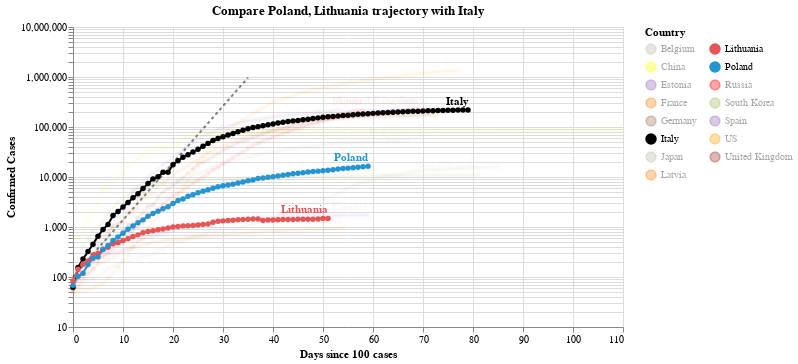

Source (notebook cell):
### Code cell
#hide_input
chart2 = make_since_chart(dff2, ['Poland', 'Lithuania'], baseline_countries)
chart2

### Figure 1 — Vega-Lite specification as saved in the notebook (floating-point values rounded to 4 significant figures; data arrays with more than 128 entries replaced by an {"elided": "..."} marker saying what was removed)
{"config": {"view": {"continuousWidth": 400, "continuousHeight": 300}}, "layer": [{"data": {"name": "data-628230001892d6798b50651be41d1b3e"}, "mark": {"type": "line", "color": "black", "opacity": 0.5, "strokeDash": [3, 3]}, "encoding": {"x": {"type": "quantitative", "field": "Days since 100 cases"}, "y": {"type": "quantitative", "field": "Confirmed Cases"}}}, {"data": {"name": "data-e0f92baa89d988217d20efdc2629ce48"}, "mark": {"type": "line", "point": true}, "encoding": {"color": {"type": "nominal", "field": "Country", "legend": {"columns": 2}, "scale": {"domain": ["Belgium", "China", "Estonia", "France", "Germany", "Italy", "Japan", "Latvia", "Lithuania", "Poland", "Russia", "South Korea", "Spain", "US", "United Kingdom"], "range": ["#C1B7AD", "yellow", "#9467bd", "#F58518", "#9D755D", "black", "#C1B7AD", "#F58518", "#E45756", "#2495D3", "red", "#A1BA59", "#9467bd", "orange", "brown"]}}, "opacity": {"condition": {"value": 1, "selection": "selector010"}, "value": 0.05}, "tooltip": [{"type": "nominal", "field": "Country"}, {"type": "temporal", "field": "Date"}, {"type": "quantitative", "field": "Confirmed Cases"}, {"type": "quantitative", "field": "Days since 100 cases"}], "x": {"type": "quantitative", "field": "Days since 100 cases"}, "y": {"type": "quantitative", "field": "Confirmed Cases", "scale": {"type": "log"}}}, "selection": {"selector010": {"type": "multi", "fields": ["Country"], "bind": "legend", "init": [{"Country": "Poland"}, {"Country": "Lithuania"}, {"Country": "Italy"}]}}, "width": 550}, {"data": {"name": "data-e0f92baa89d988217d20efdc2629ce48"}, "mark": {"type": "text", "align": "right", "dy": -8, "fontWeight": "bold"}, "encoding": {"color": {"type": "nominal", "field": "Country", "legend": {"columns": 2}, "scale": {"domain": ["Belgium", "China", "Estonia", "France", "Germany", "Italy", "Japan", "Latvia", "Lithuania", "Poland", "Russia", "South Korea", "Spain", "US", "United Kingdom"], "range": ["#C1B7AD", "yellow", "#9467bd", "#F58518", "#9D755D", "black", "#C1B7AD", "#F58518", "#E45756", "#2495D3", "red", "#A1BA59", "#9467bd", "orange", "brown"]}}, "opacity": {"condition": {"value": 1, "selection": "selector010"}, "value": 0.05}, "text": {"type": "nominal", "field": "Country"}, "tooltip": [{"type": "nominal", "field": "Country"}, {"type": "temporal", "field": "Date"}, {"type": "quantitative", "field": "Confirmed Cases"}, {"type": "quantitative", "field": "Days since 100 cases"}], "x": {"type": "quantitative", "field": "Days since 100 cases"}, "y": {"type": "quantitative", "field": "Confirmed Cases", "scale": {"type": "log"}}}, "transform": [{"filter": "(datum['Date'] >= 1589155200000)"}], "width": 550}], "title": "Compare Poland, Lithuania trajectory with Italy", "$schema": "https://vega.github.io/schema/vega-lite/v4.0.2.json", "datasets": {"data-628230001892d6798b50651be41d1b3e": [{"Days since 100 cases": 0, "Confirmed Cases": 100.0}, {"Days since 100 cases": 1, "Confirmed Cases": 130.0}, {"Days since 100 cases": 2, "Confirmed Cases": 169.0}, {"Days since 100 cases": 3, "Confirmed Cases": 219.7}, {"Days since 100 cases": 4, "Confirmed Cases": 285.6}, {"Days since 100 cases": 5, "Confirmed Cases": 371.3}, {"Days since 100 cases": 6, "Confirmed Cases": 482.7}, {"Days since 100 cases": 7, "Confirmed Cases": 627.5}, {"Days since 100 cases": 8, "Confirmed Cases": 815.7}, {"Days since 100 cases": 9, "Confirmed Cases": 1060.0}, {"Days since 100 cases": 10, "Confirmed Cases": 1379.0}, {"Days since 100 cases": 11, "Confirmed Cases": 1792.0}, {"Days since 100 cases": 12, "Confirmed Cases": 2330.0}, {"Days since 100 cases": 13, "Confirmed Cases": 3029.0}, {"Days since 100 cases": 14, "Confirmed Cases": 3937.0}, {"Days since 100 cases": 15, "Confirmed Cases": 5119.0}, {"Days since 100 cases": 16, "Confirmed Cases": 6654.0}, {"Days since 100 cases": 17, "Confirmed Cases": 8650.0}, {"Days since 100 cases": 18, "Confirmed Cases": 11250.0}, {"Days since 100 cases": 19, "Confirmed Cases": 14620.0}, {"Days since 100 cases": 20, "Confirmed Cases": 19000.0}, {"Days since 100 cases": 21, "Confirmed Cases": 24710.0}, {"Days since 100 cases": 22, "Confirmed Cases": 32120.0}, {"Days since 100 cases": 23, "Confirmed Cases": 41750.0}, {"Days since 100 cases": 24, "Confirmed Cases": 54280.0}, {"Days since 100 cases": 25, "Confirmed Cases": 70560.0}, {"Days since 100 cases": 26, "Confirmed Cases": 91730.0}, {"Days since 100 cases": 27, "Confirmed Cases": 119300.0}, {"Days since 100 cases": 28, "Confirmed Cases": 155000.0}, {"Days since 100 cases": 29, "Confirmed Cases": 201500.0}, {"Days since 100 cases": 30, "Confirmed Cases": 262000.0}, {"Days since 100 cases": 31, "Confirmed Cases": 340600.0}, {"Days since 100 cases": 32, "Confirmed Cases": 442800.0}, {"Days since 100 cases": 33, "Confirmed Cases": 575600.0}, {"Days since 100 cases": 34, "Confirmed Cases": 748300.0}, {"Days since 100 cases": 35, "Confirmed Cases": 972800.0}], "data-e0f92baa89d988217d20efdc2629ce48": {"elided": "1080 records"}}}
